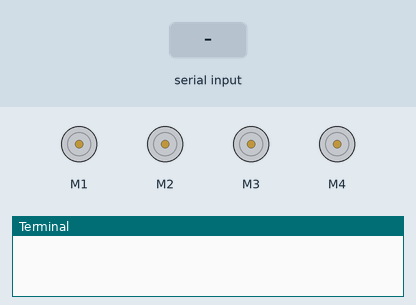
This program was run on a simulated Raspberry Pi (BCM pin numbers). Parts: 4 × DC motor (green arrow = forward, orange = backward, longer = faster), the last lines printed to the terminal. Inputs (shaded band) come from the test bench. The clock reads 2024-03-15 10:24:30 at power-on unless the program sets it.

Above: at 1.2 s.
1.3 s: "5\n" received over the second serial link
At 1.8 s:
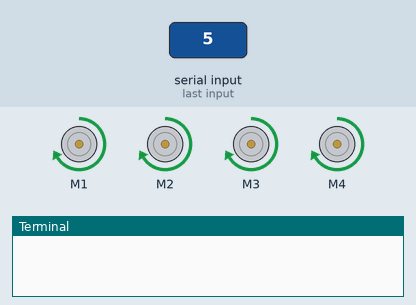
2.8 s: "90\n" received over the second serial link
At 4.2 s:
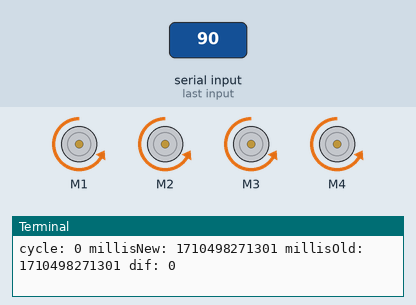
Timing chart, 0 to 5.8 s (numbered marks = the images above; inputs shaded):
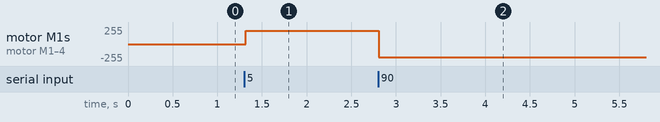

The program:

line_follower1.py
```python
import serial
import time

from Adafruit_MotorHAT import Adafruit_MotorHAT as amhat
from Adafruit_MotorHAT import Adafruit_DCMotor as adamo

# create motor objects
motHAT = amhat(addr=0x60)
mot1 = motHAT.getMotor(1)
mot2 = motHAT.getMotor(2)
mot3 = motHAT.getMotor(3)
mot4 = motHAT.getMotor(4)

motors = [mot1, mot2, mot3, mot4]

# motor multipliers
motorMultiplier = [1.0, 1.0, 1.0, 1.0, 1.0]

# motor speeds
motorSpeed = [0,0,0,0]

# open serial port
ser = serial.Serial('/dev/ttyACM0', 9600)

# create variables
# sensors
irSensors = [0,0,0,0,0]
irMins = [0,0,0,0,0]
irMaxs = [0,0,0,0,0]
irThresh = 50

# speeds
speedDef = 200
leftSpeed = speedDef
rightSpeed = speedDef
corMinor = 50
corMajor = 100
turnTime = 0.5
defTime = 0.01
driveTime = defTime
sweepTime = 1000 #duration of a sweep in milliseconds

def driveMotors(leftChnl = speedDef, rightChnl = speedDef,
                duration = defTime):
    # determine the speed of each motor by multiplying
    # the channel by the motors multiplier
    motorSpeed[0] = leftChnl * motorMultiplier[0]
    motorSpeed[1] = leftChnl * motorMultiplier[1]
    motorSpeed[2] = rightChnl * motorMultiplier[2]
    motorSpeed[3] = rightChnl * motorMultiplier[3]

    # set each motor speed. Since the speed can be a
    # negative number, we take the absolute value
    for x in range(4):
        motors[x].setSpeed(abs(int(motorSpeed[x])))

    # run the motors. if the channel is negative, run
    # reverse. else run forward
    if(leftChnl < 0):
        motors[0].run(amhat.BACKWARD)
        motors[1].run(amhat.BACKWARD)
    else:
        motors[0].run(amhat.FORWARD)
        motors[1].run(amhat.FORWARD)

    if (rightChnl > 0):
        motors[2].run(amhat.BACKWARD)
        motors[3].run(amhat.BACKWARD)
    else:
        motors[2].run(amhat.FORWARD)
        motors[3].run(amhat.FORWARD)

    # wait for duration
    time.sleep(duration)


def getIR():
    # read the serial port
    val = ser.readline().decode('utf-8')

    # parse the serial string
    parsed = val.split(',')
    parsed = [x.rstrip() for x in parsed]

    if(len(parsed)==5):
        for x in range(5):
            irSensors[x] = int(parsed[x]+str(0))/10

    # flush the serial buffer of any extra bytes
    ser.flushInput()


def calibrate():
    # set up cycle count loop
    direction = 1
    cycle = 0

    # get initial values for each sensor
    # and set initial min/max values
    getIR()

    for x in range(5):
        irMins[x] = irSensors[x]
        irMaxs[x] = irSensors[x]

    while cycle < 5:

        #s et up sweep loop
        millisOld = int(round(time.time()*1000))
        millisNew = millisOld

        while((millisNew-millisOld)<sweepTime):
            leftSpeed = speedDef * direction
            rightSpeed = speedDef * -direction

            # drive the motors
            driveMotors(leftSpeed, rightSpeed, driveTime)

            # read sensors
            getIR()

            # set min and max values for each sensor
            for x in range(5):
                if(irSensors[x] < irMins[x]):
                    irMins[x] = irSensors[x]
                elif(irSensors[x] > irMaxs[x]):
                    irMaxs[x] = irSensors[x]

            print 'cycle: ' + str(cycle) + \
                  ' millisNew: ' + str(millisNew) + \
                  ' millisOld: ' + str(millisOld) + \
                  ' dif: ' + str(millisNew-millisOld)


            millisNew = int(round(time.time()*1000))

        # reverse direction
        direction = -direction

        # increment cycles
        cycle += 1

    # drive forward
    driveMotors(speedDef, speedDef, driveTime)


def followLine():
    leftSpeed = speedDef
    rightSpeed = speedDef

    getIR()

    prString = ''
    for x in range(5):
        prString += ('IR' + str(x) + ': ' + str(irSensors[x]) + ' ')
    print prString

    # find line and correct if necessary
    if(irMaxs[0]-irThresh <= irSensors[0] <= irMaxs[0]+irThresh):
        leftSpeed = speedDef-corMajor
    elif(irMaxs[1]-irThresh <= irSensors[1] <= irMaxs[1]+irThresh):
        leftSpeed = speedDef-corMinor
    elif(irMaxs[3]-irThresh <= irSensors[3] <= irMaxs[3]+irThresh):
        rightSpeed = speedDef-corMinor
    elif(irMaxs[4]-irThresh <= irSensors[4] <= irMaxs[4]+irThresh):
        rightSpeed = speedDef-corMajor
    else:
        leftSpeed = speedDef
        rightSpeed = speedDef

    # drive the motors
    driveMotors(leftSpeed, rightSpeed, driveTime)

# execute program
try:
    calibrate()

    while 1:
        followLine()
        time.sleep(0.01)

except KeyboardInterrupt:
    mot1.run(amhat.RELEASE)
    mot2.run(amhat.RELEASE)
    mot3.run(amhat.RELEASE)
    mot4.run(amhat.RELEASE)
```

Measured:
- after the input at 1.3 s, motor M1–4: stopped → forward 200/255 at once
- after the input at 2.8 s, motor M1–4: forward 200/255 → backward 200/255 at once
